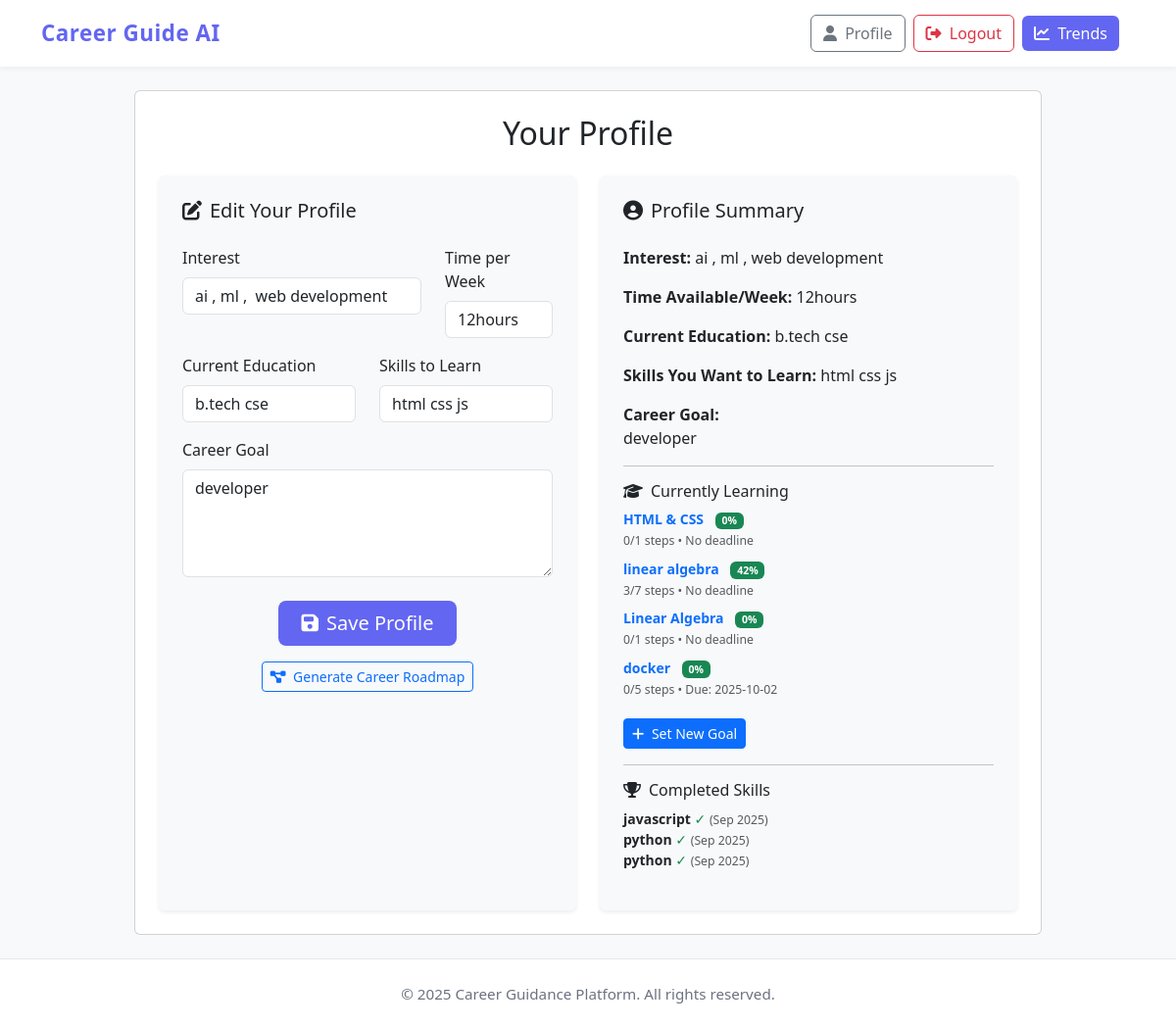
/profile (signed in), run on the app's committed database.
### tables this page shows
CREATE TABLE user_profile (
                    id INTEGER PRIMARY KEY AUTOINCREMENT,
                    user_id INTEGER UNIQUE,
                    interest TEXT,
                    time_per_week TEXT,
                    current_education TEXT,
                    skills_want_to_learn TEXT,
                    career_goal TEXT
                );

CREATE TABLE user_goals (
        id INTEGER PRIMARY KEY AUTOINCREMENT,
        user_id INTEGER NOT NULL,
        skill_name TEXT NOT NULL,
        target_date DATE,
        created_at DATETIME DEFAULT CURRENT_TIMESTAMP,
        status TEXT DEFAULT 'active',
        completed_at DATETIME
    );

### app.py (the view, shortened to what this page needs)
@app.route("/profile", methods=["GET", "POST"])
def profile():
    if "user_id" not in session:
        return redirect(url_for("login"))
    try:
        conn = sqlite3.connect(DB_PATH)
        c = conn.cursor()
        c.execute("SELECT interest, time_per_week, current_education, skills_want_to_learn, career_goal FROM user_profile WHERE user_id=?", (session["user_id"],))
        profile_data = c.fetchone()
        c.execute("""
            SELECT id, skill_name, target_date,
                   (SELECT COUNT(*) FROM user_roadmap_steps WHERE goal_id = user_goals.id) as total_steps,
                   (SELECT COUNT(*) FROM user_roadmap_steps WHERE goal_id = user_goals.id AND completed = 1) as completed_steps
            FROM user_goals
            WHERE user_id = ? AND status = 'active'
            ORDER BY created_at DESC
        """, (session["user_id"],))
        active_goals = []
        for row in c.fetchall():
            goal = {
                "id": row[0],
                "skill_name": row[1],
                "target_date": row[2],
                "total_steps": row[3],
                "completed_steps": row[4],
                "progress_percent": int(row[4]/row[3]*100) if row[3] > 0 else 0
            }
            active_goals.append(goal)
        c.execute("""
            SELECT skill_name, completed_at
            FROM user_goals
            WHERE user_id = ? AND status = 'completed'
            ORDER BY completed_at DESC LIMIT 5
        """, (session["user_id"],))
        completed_goals = []
        for row in c.fetchall():
            from datetime import datetime
            try:
                dt = datetime.strptime(row[1], '%Y-%m-%d %H:%M:%S')
                display_date = dt.strftime('%b %Y')
            except:
                display_date = row[1].split(' ')[0] if row[1] else "Unknown"
            completed_goals.append({
                "skill_name": row[0],
                "completed_at": display_date
            })
        conn.close()
        return render_template("profile.html", profile=profile_data, active_goals=active_goals, completed_goals=completed_goals)
    except sqlite3.Error as e:
        print(f"Database error in profile: {e}")
        flash("Database error occurred. Please try again.", "error")
        return render_template("profile.html", profile=None, active_goals=[], completed_goals=[])

### templates/profile.html (shortened to what this page needs)
{% extends "layout.html" %}
{% block content %}
<div class="row justify-content-center">
    <div class="col-lg-10">
        <div class="card">
            <div class="card-body p-4">
                <h2 class="text-center mb-4">Your Profile</h2>
                <div class="row g-4">
                    <div class="col-md-6">
                        <div class="bg-light p-4 rounded shadow-sm h-100">
                            <h5 class="mb-4"><i class="fas fa-edit me-2"></i>Edit Your Profile</h5>
                            <form method="POST">
                                <div class="row mb-3">
                                    <div class="col-md-8">
                                        <label for="interest" class="form-label">Interest</label>
                                        <input type="text" class="form-control" name="interest" id="interest"
                                            value="{{ profile[0] if profile else '' }}">
                                    </div>
                                    <div class="col-md-4">
                                        <label for="time_per_week" class="form-label">Time per Week</label>
                                        <input type="text" class="form-control" name="time_per_week" id="time_per_week"
                                            value="{{ profile[1] if profile else '' }}">
                                    </div>
                                </div>
                                <div class="row mb-3">
                                    <div class="col-md-6">
                                        <label for="current_education" class="form-label">Current Education</label>
                                        <input type="text" class="form-control" name="current_education"
                                            id="current_education" value="{{ profile[2] if profile else '' }}">
                                    </div>
                                    <div class="col-md-6">
                                        <label for="skills_want_to_learn" class="form-label">Skills to Learn</label>
                                        <input type="text" class="form-control" name="skills_want_to_learn"
                                            id="skills_want_to_learn" value="{{ profile[3] if profile else '' }}">
                                    </div>
                                </div>
                                <div class="mb-4">
                                    <label for="career_goal" class="form-label">Career Goal</label>
                                    <textarea class="form-control" name="career_goal" id="career_goal"
                                        rows="4">{{ profile[4] if profile else '' }}</textarea>
                                </div>
                                <div class="text-center">
                                    <button type="submit" class="btn btn-indigo btn-lg px-4">
                                        <i class="fas fa-save me-2"></i>Save Profile
                                    </button>
                                </div>
                            </form>
                            <div class="text-center mt-3">
                                <a href="{{ url_for('generate_career_roadmap') }}"
                                    class="btn btn-outline-primary btn-sm">
                                    <i class="fas fa-project-diagram me-1"></i> Generate Career Roadmap
                                </a>
                            </div>
                        </div>
                    </div>
                    <div class="col-md-6">
                        <div class="bg-light p-4 rounded shadow-sm h-100">
                            <h5 class="mb-4"><i class="fas fa-user-circle me-2"></i>Profile Summary</h5>
                            {% if profile %}
                            <div class="mb-3">
                                <strong>Interest:</strong> {{ profile[0] or '<em>Not set</em>' }}
                            </div>
                            <div class="mb-3">
                                <strong>Time Available/Week:</strong> {{ profile[1] or '<em>Not set</em>' }}
                            </div>
                            <div class="mb-3">
                                <strong>Current Education:</strong> {{ profile[2] or '<em>Not set</em>' }}
                            </div>
                            <div class="mb-3">
                                <strong>Skills You Want to Learn:</strong> {{ profile[3] or '<em>Not set</em>' }}
                            </div>
                            <div class="mb-3">
                                <strong>Career Goal:</strong>
                                <p class="mb-0">{{ profile[4] or '<em>No goal set yet.</em>' }}</p>
                            </div>
                            {% else %}
                            <p class="text-muted">No profile data available. Please fill out the form to get started.
                            </p>
                            {% endif %}
                            <hr>
                            <h6><i class="fas fa-graduation-cap me-2"></i>Currently Learning</h6>
                            <ul class="list-unstyled small">
                                {% if active_goals %}
                                {% for goal in active_goals %}
                                <li class="mb-2">
                                    <a href="{{ url_for('learning_roadmap', goal_id=goal.id) }}"
                                        class="text-decoration-none">
                                        <strong>{{ goal.skill_name }}</strong>
                                        <span class="badge bg-success ms-2">{{ goal.progress_percent }}%</span>
                                    </a>
                                    <br>
                                    <small class="text-muted">
                                        {{ goal.completed_steps }}/{{ goal.total_steps }} steps •
                                        {% if goal.target_date %}Due: {{ goal.target_date }}{% else %}No deadline{%
                                        endif %}
                                    </small>
                                </li>
                                {% endfor %}
                                {% else %}
                                <li><em>No active goals.</em></li>
                                {% endif %}
                            </ul>
                            <a href="{{ url_for('set_learning_goal') }}" class="btn btn-primary btn-sm mt-1">
                                <i class="fas fa-plus me-1"></i> Set New Goal
                            </a>
                            <hr>
                            <h6><i class="fas fa-trophy me-2"></i>Completed Skills</h6>
                            <ul class="list-unstyled small">
                                {% if completed_goals %}
                                {% for goal in completed_goals %}
                                <li>
                                    <strong>{{ goal.skill_name }}</strong>
                                    <span class="text-success">✓</span>
                                    <small class="text-muted">({{ goal.completed_at }})</small>
                                </li>
                                {% endfor %}
                                {% else %}
                                <li><em>Nothing completed yet.</em></li>
                                {% endif %}
                            </ul>
                        </div>
                    </div>
                </div>
            </div>
        </div>
    </div>
</div>
{% endblock %}

### templates/layout.html (style rules this page uses)
body { font-family: 'Segoe UI', Tahoma, Geneva, Verdana, sans-serif; background-color: #f8f9fa; color: #333; }
.btn-indigo { background-color: #6366f1; border: none; color: #fff; }

### data on the page
user_profile: interest "ai , ml , web development", time_per_week "12hours", current_education "b.tech cse", skills_want_to_learn "html css js", career_goal "developer"
user_goals: skill_name "HTML & CSS", progress_percent "0", completed_steps "0", total_steps "1", shows "No deadline"
user_goals: skill_name "linear algebra", progress_percent "42", completed_steps "3", total_steps "7", shows "No deadline"
user_goals: skill_name "Linear Algebra", progress_percent "0", completed_steps "0", total_steps "1", shows "No deadline"
user_goals: skill_name "docker", progress_percent "0", completed_steps "0", total_steps "5", target_date "2025-10-02"
user_goals: skill_name "javascript", completed_at "Sep 2025"
user_goals: skill_name "python", completed_at "Sep 2025"
user_goals: skill_name "python", completed_at "Sep 2025"
